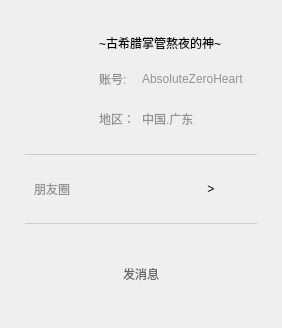
<?xml version="1.0" encoding="UTF-8"?>
<ui version="4.0">
 <class>PersonalInfoDialog</class>
 <widget class="QDialog" name="PersonalInfoDialog">
  <property name="geometry">
   <rect>
    <x>0</x>
    <y>0</y>
    <width>282</width>
    <height>328</height>
   </rect>
  </property>
  <property name="minimumSize">
   <size>
    <width>282</width>
    <height>0</height>
   </size>
  </property>
  <property name="windowTitle">
   <string>Dialog</string>
  </property>
  <property name="styleSheet">
   <string notr="true">QLabel{
	font: 9pt &quot;等线&quot;;
	color: rgb(147, 147, 147);
}
</string>
  </property>
  <layout class="QVBoxLayout" name="verticalLayout_3">
   <property name="leftMargin">
    <number>25</number>
   </property>
   <property name="topMargin">
    <number>17</number>
   </property>
   <property name="rightMargin">
    <number>25</number>
   </property>
   <property name="bottomMargin">
    <number>23</number>
   </property>
   <item>
    <layout class="QHBoxLayout" name="horizontalLayout">
     <property name="spacing">
      <number>0</number>
     </property>
     <item>
      <widget class="QWidget" name="widget" native="true">
       <property name="maximumSize">
        <size>
         <width>70</width>
         <height>16777215</height>
        </size>
       </property>
       <layout class="QVBoxLayout" name="verticalLayout">
        <property name="leftMargin">
         <number>0</number>
        </property>
        <property name="topMargin">
         <number>6</number>
        </property>
        <property name="rightMargin">
         <number>5</number>
        </property>
        <property name="bottomMargin">
         <number>11</number>
        </property>
        <item>
         <widget class="ImgLabel" name="avatarLabel">
          <property name="minimumSize">
           <size>
            <width>60</width>
            <height>60</height>
           </size>
          </property>
          <property name="maximumSize">
           <size>
            <width>60</width>
            <height>60</height>
           </size>
          </property>
          <property name="styleSheet">
           <string notr="true"/>
          </property>
          <property name="text">
           <string/>
          </property>
          <property name="pixmap">
           <pixmap resource="../../res/icon.qrc">:/a/image/.jpg</pixmap>
          </property>
          <property name="scaledContents">
           <bool>true</bool>
          </property>
         </widget>
        </item>
        <item>
         <spacer name="verticalSpacer">
          <property name="orientation">
           <enum>Qt::Orientation::Vertical</enum>
          </property>
          <property name="sizeHint" stdset="0">
           <size>
            <width>20</width>
            <height>34</height>
           </size>
          </property>
         </spacer>
        </item>
       </layout>
      </widget>
     </item>
     <item>
      <widget class="QWidget" name="widget_2" native="true">
       <layout class="QVBoxLayout" name="verticalLayout_2">
        <property name="spacing">
         <number>0</number>
        </property>
        <item>
         <widget class="QLabel" name="label_7">
          <property name="minimumSize">
           <size>
            <width>190</width>
            <height>0</height>
           </size>
          </property>
          <property name="maximumSize">
           <size>
            <width>190</width>
            <height>16777215</height>
           </size>
          </property>
          <property name="styleSheet">
           <string notr="true">font: 12pt &quot;等线&quot;;
color: rgb(0, 0, 0);</string>
          </property>
          <property name="text">
           <string>~古希腊掌管熬夜的神~</string>
          </property>
          <property name="wordWrap">
           <bool>true</bool>
          </property>
         </widget>
        </item>
        <item>
         <layout class="QHBoxLayout" name="horizontalLayout_4">
          <property name="spacing">
           <number>3</number>
          </property>
          <item>
           <widget class="QLabel" name="label_4">
            <property name="minimumSize">
             <size>
              <width>0</width>
              <height>40</height>
             </size>
            </property>
            <property name="maximumSize">
             <size>
              <width>40</width>
              <height>40</height>
             </size>
            </property>
            <property name="text">
             <string>账号:</string>
            </property>
            <property name="wordWrap">
             <bool>false</bool>
            </property>
           </widget>
          </item>
          <item>
           <widget class="QLabel" name="label_8">
            <property name="text">
             <string>AbsoluteZeroHeart</string>
            </property>
            <property name="wordWrap">
             <bool>true</bool>
            </property>
           </widget>
          </item>
         </layout>
        </item>
        <item>
         <layout class="QHBoxLayout" name="horizontalLayout_5">
          <property name="spacing">
           <number>3</number>
          </property>
          <item>
           <widget class="QLabel" name="label_3">
            <property name="minimumSize">
             <size>
              <width>0</width>
              <height>40</height>
             </size>
            </property>
            <property name="maximumSize">
             <size>
              <width>40</width>
              <height>40</height>
             </size>
            </property>
            <property name="text">
             <string>地区：</string>
            </property>
           </widget>
          </item>
          <item>
           <widget class="QLabel" name="label_6">
            <property name="text">
             <string>中国.广东</string>
            </property>
            <property name="wordWrap">
             <bool>true</bool>
            </property>
           </widget>
          </item>
         </layout>
        </item>
       </layout>
      </widget>
     </item>
    </layout>
   </item>
   <item>
    <widget class="QWidget" name="widget_3" native="true">
     <property name="minimumSize">
      <size>
       <width>0</width>
       <height>70</height>
      </size>
     </property>
     <property name="maximumSize">
      <size>
       <width>16777215</width>
       <height>70</height>
      </size>
     </property>
     <property name="styleSheet">
      <string notr="true">QWidget{
border-top: 1px solid #cccccc; /* 边框宽度+颜色+线型 */
border-bottom: 1px solid #cccccc; /* 边框宽度+颜色+线型 */
}</string>
     </property>
     <layout class="QHBoxLayout" name="horizontalLayout_3">
      <item>
       <widget class="QLabel" name="label_5">
        <property name="styleSheet">
         <string notr="true">border-top: 0px solid #cccccc; /* 边框宽度+颜色+线型 */
border-bottom: 0px solid #cccccc; /* 边框宽度+颜色+线型 */
font: 11pt &quot;等线&quot;;
</string>
        </property>
        <property name="text">
         <string>朋友圈</string>
        </property>
       </widget>
      </item>
      <item>
       <widget class="QPushButton" name="pushButton">
        <property name="styleSheet">
         <string notr="true">/* 普通状态：透明、无边框、无图标 */
        QPushButton {
            background-color: transparent; /* 透明背景 */
            border: none; /* 无边框 */
            /* 普通状态下不显示图标 */
        }
        
        /* 鼠标悬停状态：显示图标 */
        QPushButton:hover {
            qproperty-icon: url(:/a/img/表情包.svg); /* 替换为你的图标路径 */
            qproperty-iconSize: 40px 40px; /* 图标大小 */
        }
        
        /* 可选：添加点击效果 */
        QPushButton:pressed {
            opacity: 0.8; /* 点击时稍微透明一点 */
        }</string>
        </property>
        <property name="text">
         <string>         &gt;</string>
        </property>
       </widget>
      </item>
     </layout>
    </widget>
   </item>
   <item>
    <widget class="QWidget" name="widget_4" native="true">
     <layout class="QHBoxLayout" name="horizontalLayout_2">
      <property name="leftMargin">
       <number>0</number>
      </property>
      <property name="topMargin">
       <number>12</number>
      </property>
      <property name="rightMargin">
       <number>0</number>
      </property>
      <property name="bottomMargin">
       <number>0</number>
      </property>
      <item>
       <spacer name="horizontalSpacer">
        <property name="orientation">
         <enum>Qt::Orientation::Horizontal</enum>
        </property>
        <property name="sizeHint" stdset="0">
         <size>
          <width>40</width>
          <height>20</height>
         </size>
        </property>
       </spacer>
      </item>
      <item>
       <widget class="QToolButton" name="switchMessageInterfaceToolButton">
        <property name="minimumSize">
         <size>
          <width>80</width>
          <height>63</height>
         </size>
        </property>
        <property name="maximumSize">
         <size>
          <width>80</width>
          <height>63</height>
         </size>
        </property>
        <property name="styleSheet">
         <string notr="true">QToolButton {
        border: none;               /* 无边框 */
        background: transparent;    /* 透明背景 */
        padding: 0px;               /* 内边距，让内容不紧贴边缘 */
        border-radius: 5px;         /* 轻微圆角（可选） */
	    font: 11pt &quot;等线&quot;;
	    color: rgb(100, 100, 100);
    }
    QToolButton:hover {
        background-color: #EEEEEE;  /* 悬浮时灰色背景（可调整色值） */
    }
    QToolButton:pressed {
        background-color: #DDDDDD;  /* 按下时稍深灰色（可选） */
    }</string>
        </property>
        <property name="text">
         <string>发消息</string>
        </property>
        <property name="icon">
         <iconset resource="../../res/icon.qrc">
          <normaloff>:/a/icons/聊天.svg</normaloff>:/a/icons/聊天.svg</iconset>
        </property>
        <property name="iconSize">
         <size>
          <width>40</width>
          <height>40</height>
         </size>
        </property>
        <property name="toolButtonStyle">
         <enum>Qt::ToolButtonStyle::ToolButtonTextUnderIcon</enum>
        </property>
       </widget>
      </item>
      <item>
       <spacer name="horizontalSpacer_2">
        <property name="orientation">
         <enum>Qt::Orientation::Horizontal</enum>
        </property>
        <property name="sizeHint" stdset="0">
         <size>
          <width>40</width>
          <height>20</height>
         </size>
        </property>
       </spacer>
      </item>
     </layout>
    </widget>
   </item>
  </layout>
 </widget>
 <customwidgets>
  <customwidget>
   <class>ImgLabel</class>
   <extends>QLabel</extends>
   <header>imglabel.h</header>
  </customwidget>
 </customwidgets>
 <resources>
  <include location="../../res/icon.qrc"/>
 </resources>
 <connections/>
</ui>
